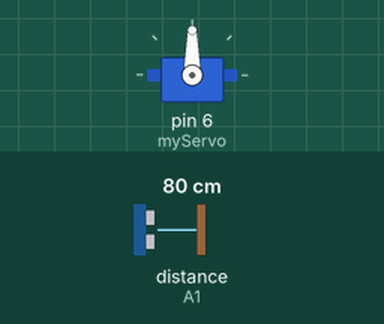
A sketch run on a simulated Arduino Uno, built with avr-gcc and run on an emulated ATmega328P. Shown: servo. Wiring (inferred from the names in the program): ultrasonic range finder: trigger A0; echo A1. The test bench sets the inputs (shaded band); at power-on: distance to the obstacle (sensor on A1) 80 cm. The echo pulse lasts 58.3 µs per cm; what the sketch prints to the serial monitor is not drawn.

Above: at 1.3 s.
1.4 s: distance to the obstacle (sensor on A1) set to 12 cm
3.2 s: distance to the obstacle (sensor on A1) set to 9 cm
At 4.3 s:
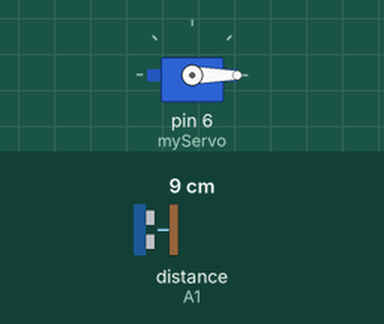
5.5 s: distance to the obstacle (sensor on A1) set to 18 cm
At 7.2 s:
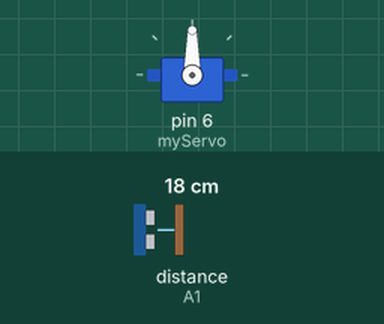
7.5 s: distance to the obstacle (sensor on A1) set to 2 cm
At 9.1 s:
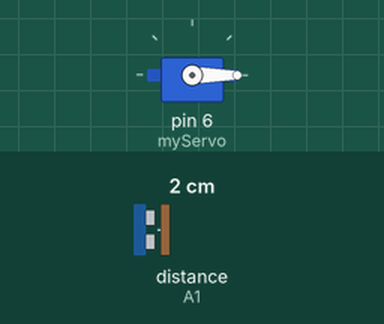
Timing chart, 0 to 10.5 s (numbered marks = the images above; inputs shaded):
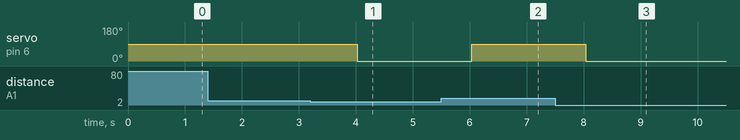

The sketch:

servo-with-hcsr.ino
```cpp
#include <Servo.h>

Servo myServo;

const int trig = A0;
const int echo = A1;

void setup()
{
  Serial.begin(9600);
  pinMode(trig, OUTPUT);
  pinMode(echo, INPUT);
  myServo.attach(6);
}

void loop()
{
  digitalWrite(trig, LOW);
  delayMicroseconds(2);
  digitalWrite(trig, HIGH);
  delayMicroseconds(10);
  digitalWrite(trig, LOW);

  long durasi = pulseIn(echo, HIGH);
  float cm = durasi*0.034/2;

  Serial.print("Jarak Sensor : ");
  Serial.print(cm);
  delay(500);

  if(cm > 10) {
    myServo.write(90);
  } else {
    myServo.write(0);
  }
}
```

Measured:
- the behaviour switches between 11 and 10 cm on distance to the obstacle (sensor on A1) (found by bisection; images 0 and 1)
- after the input at 1.4 s, every drawn part: stays the same
- after the input at 3.2 s, servo on pin 6 (myServo): 90° → 0° after 0.83 s
- after the input at 5.5 s, servo on pin 6 (myServo): 0° → 90° after 0.53 s
- after the input at 7.5 s, servo on pin 6 (myServo): 90° → 0° after 0.54 s
